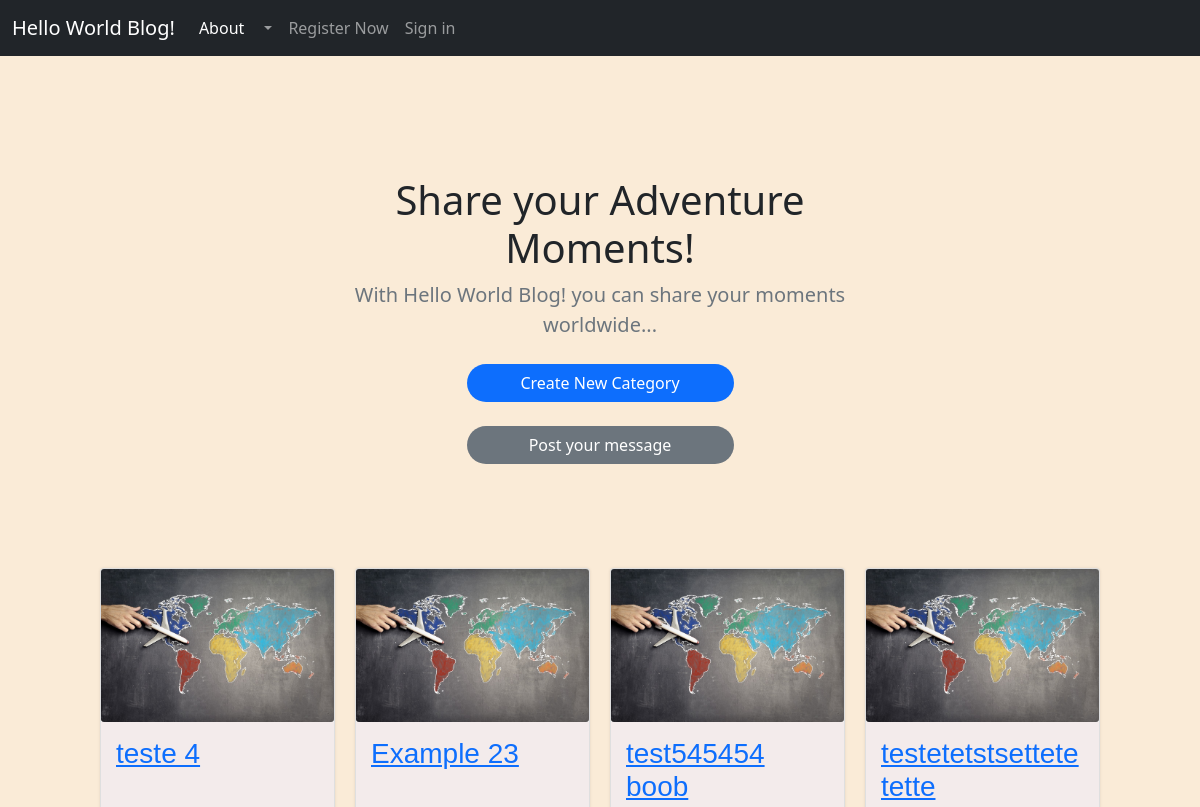
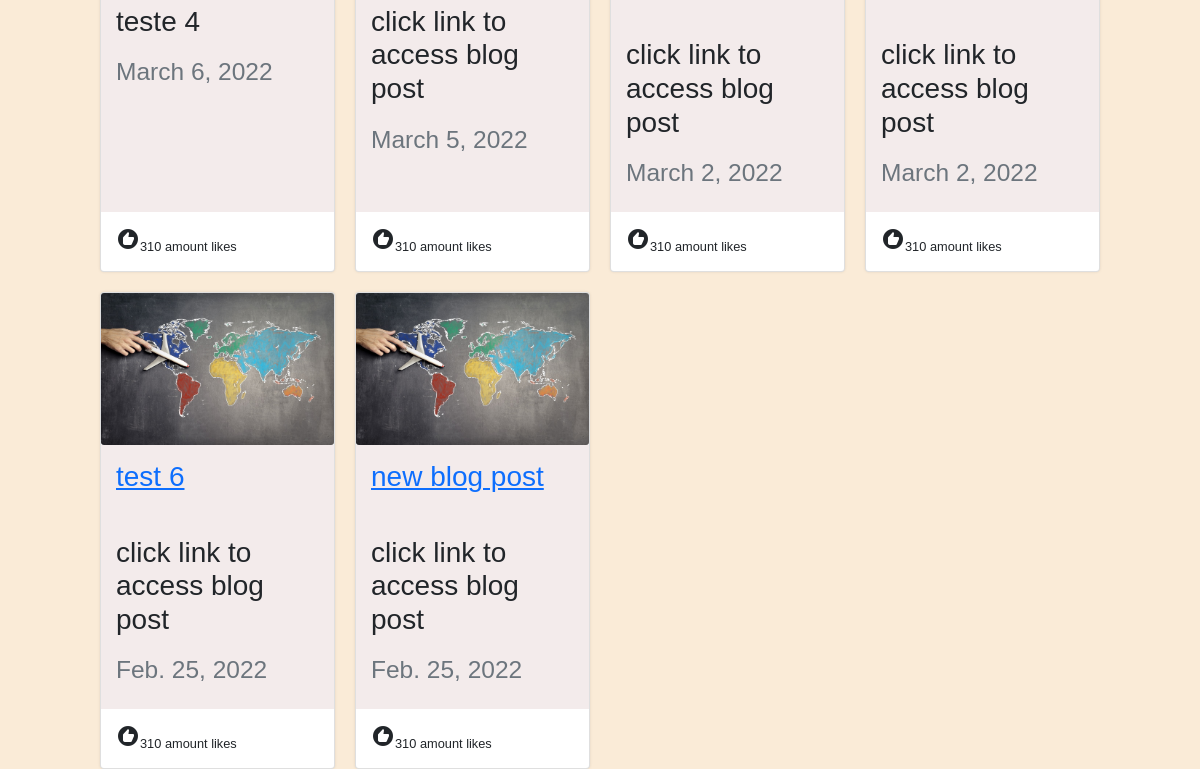
Before: / with the older database file (2 pictures, top to bottom).
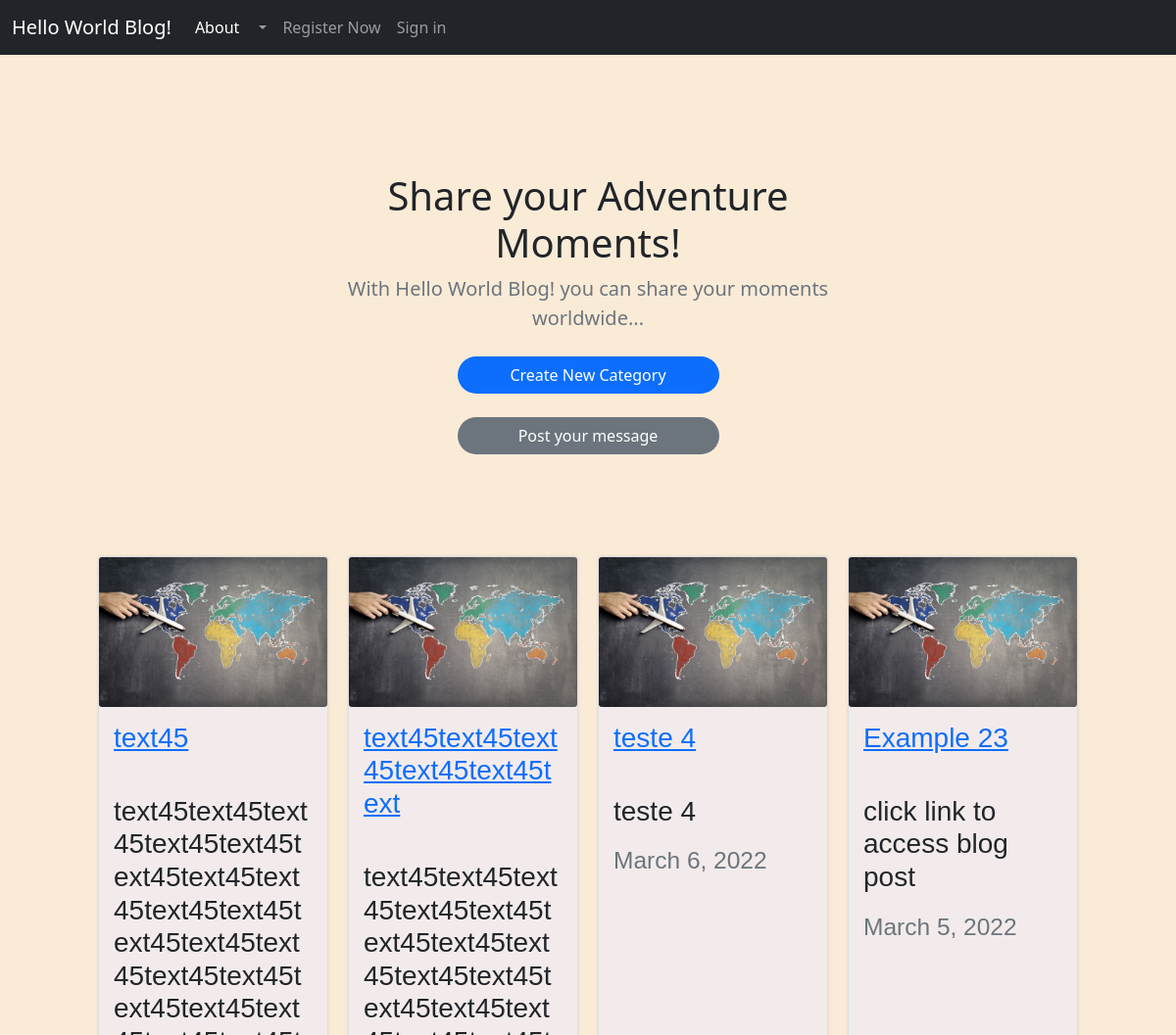
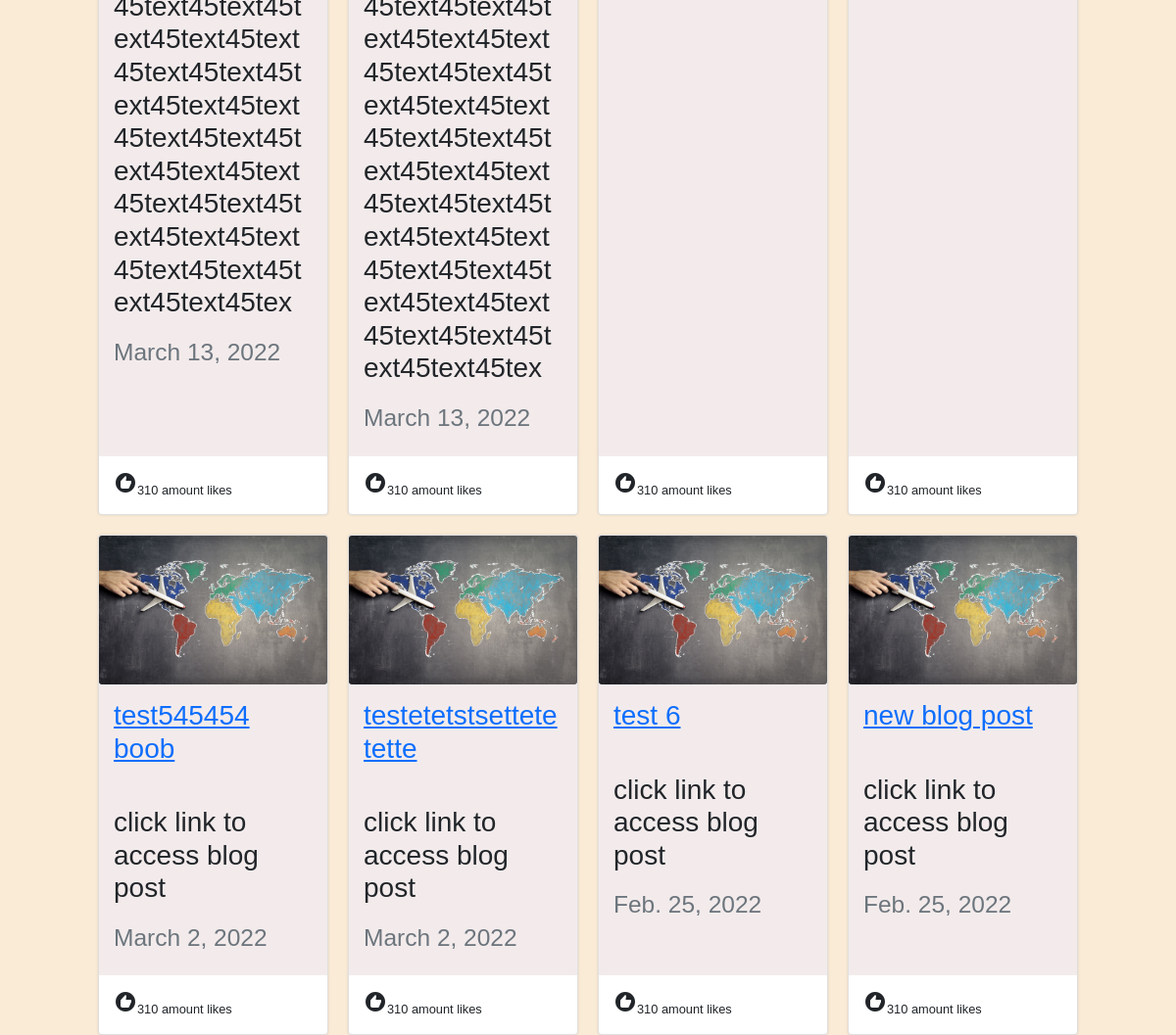
After: the same page with the newer database file (2 pictures, top to bottom).
### world/models.py (models this page shows, shortened)
class Post(models.Model):
    title = models.CharField(max_length=255)
    title_tag = models.CharField(max_length=255)
    header_img = models.ImageField(null=True, blank=True, upload_to="images/")
    author = models.ForeignKey(User, on_delete=models.CASCADE)
    likes = models.ManyToManyField(User, related_name='post_blog')
    category = models.CharField(max_length=255, default='uncategorized')
    body = RichTextField(blank=True, null=True)
    publish_date =  models.DateField(auto_now_add=True)
    article_snippet = models.CharField(max_length=255, default='')

### world/views.py (the view)
# urls.py: path('', IndexView.as_view(), name="index"),
class IndexView(ListView):
    model = Post
    template_name = 'index.html'
    ordering = ['-publish_date']
    caty = Category.objects.all()
    def get_context_data(self, *args, **kwargs):
        caty_menu = Category.objects.all()
        context = super(IndexView, self).get_context_data(*args, **kwargs)
        context["caty_menu"] = caty_menu
        return context

### world/templates/index.html (shortened to what this page needs)
{% extends 'base.html' %}
{% load static %}
{% block content %}
<div class="py-5 text-center container">
    <div class="row py-lg-5">
         <div class="col-lg-6 col-md-8 mx-auto">
              <h1 class="fw-light">Share your Adventure Moments!</h1>
              <p class="lead text-muted">With Hello World Blog! you can share your moments worldwide...</p>
             <div class="d-grid gap-2 col-6 mx-auto">
                <a href="{% url 'create_category' %}" class="btn-primary" >Create New Category</a>
                <a href="{% url 'post' %}" class="btn-secondary">Post your message</a>
            </div>
         </div>
    </div>
</div>
<div class="card-deck">
  {% for post in object_list %}
      <div class="card">
        <img src="{% static 'img/01img.jpg'%}" class="card-img" alt="...">
          <div class="card-body">
              <h3 class="title-post"><a href="{% url 'details-article' post.pk %}" class="card-title">{{ post.title }}</a><h3>
              <br>
               <p class="card-text">{{ post.article_snippet }}</p>
               <p class="card-text"><small class="text-muted">{{ post.publish_date }}</small></p>
           </div>
            <div class="card-info">
                <div>
                    <i class="material-icons">recommend</i>310 amount likes
                </div>
            </div>
       </div>
            {% endfor %}
</div>
{% endblock %}

Changed rows visible on the page:
added Post: title "text45", article_snippet "text45text45text45text45text45text45text45text45text45text45text45text45text45text45text45text45text45text45text45text45text45text45text45text45text45text45text45text45text45text45text45text45text45text45text45text45text45text45text45text45text45text45tex", publish_date "March 13, 2022"
added Post: title "text45text45text45text45text45text", article_snippet "text45text45text45text45text45text45text45text45text45text45text45text45text45text45text45text45text45text45text45text45text45text45text45text45text45text45text45text45text45text45text45text45text45text45text45text45text45text45text45text45text45text45tex", publish_date "March 13, 2022"
